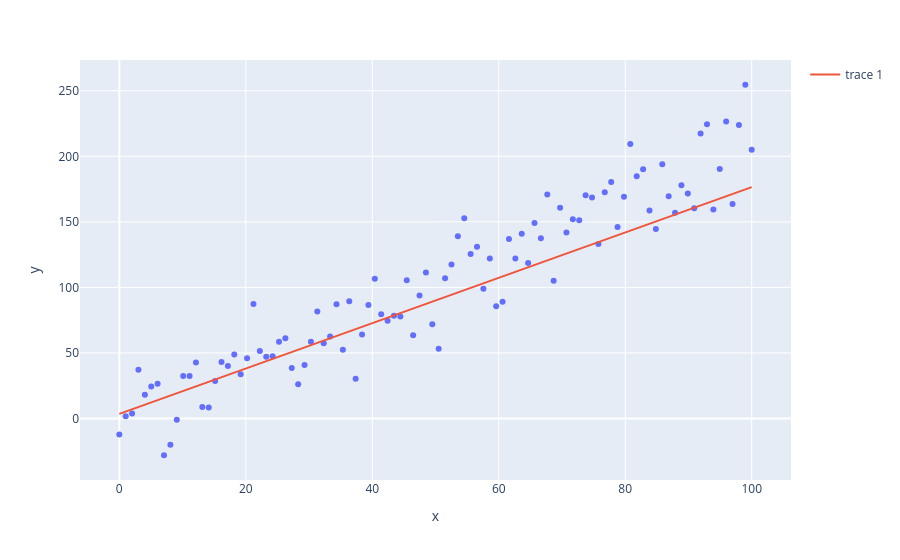

Notebook code cell kept with this figure:
### Code cell
# Visualize the fitted line
fig = px.scatter(x=x, y = y)
fig.add_trace(Scatter(x = x,
                       y = w1_list[-1]+x*w2_list[-1]))
fig.show()
